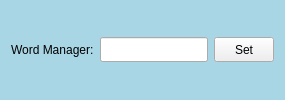
                          <widget class="QGroupBox" name="groupBox_112">
                           <property name="minimumSize">
                            <size>
                             <width>0</width>
                             <height>45</height>
                            </size>
                           </property>
                           <property name="styleSheet">
                            <string notr="true">QGroupBox{
background-color: rgb(169, 214, 229);
border:none;
}

QGroupBox:title{
background-color: rgb(70, 143, 175);
border:none;
	color: rgb(208, 248, 255);
}</string>
                           </property>
                           <property name="title">
                            <string/>
                           </property>
                           <layout class="QHBoxLayout" name="horizontalLayout_66">
                            <item>
                             <widget class="QLabel" name="label_56">
                              <property name="text">
                               <string>Word Manager:</string>
                              </property>
                             </widget>
                            </item>
                            <item>
                             <widget class="QLineEdit" name="lineEdit_23">
                              <property name="minimumSize">
                               <size>
                                <width>0</width>
                                <height>25</height>
                               </size>
                              </property>
                              <property name="maximumSize">
                               <size>
                                <width>140</width>
                                <height>16777215</height>
                               </size>
                              </property>
                             </widget>
                            </item>
                            <item>
                             <widget class="QPushButton" name="OpenWordManagerShortPushButton">
                              <property name="minimumSize">
                               <size>
                                <width>0</width>
                                <height>25</height>
                               </size>
                              </property>
                              <property name="maximumSize">
                               <size>
                                <width>60</width>
                                <height>16777215</height>
                               </size>
                              </property>
                              <property name="text">
                               <string>Set</string>
                              </property>
                             </widget>
                            </item>
                           </layout>
                          </widget>
